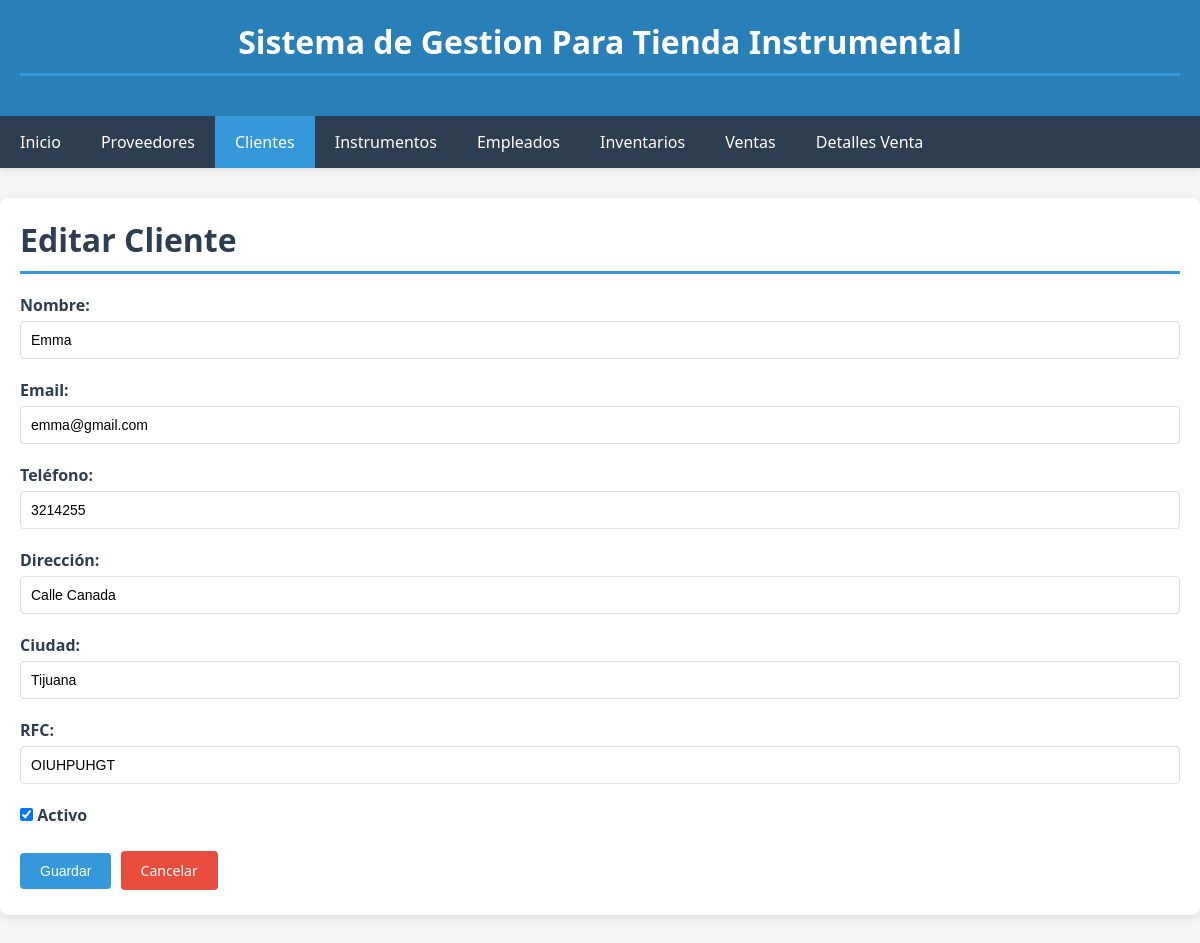
Page /clientes/editar/1/ on the committed database.
### app_instrumental/models.py (models this page shows, shortened)
class Cliente(models.Model):
    nombre = models.CharField(max_length=200, verbose_name="Nombre")
    email = models.EmailField(max_length=100, verbose_name="Email")
    telefono = models.CharField(max_length=20, verbose_name="Teléfono")
    direccion = models.CharField(max_length=300, verbose_name="Dirección")
    ciudad = models.CharField(max_length=100, verbose_name="Ciudad")
    rfc = models.CharField(max_length=100, blank=True, verbose_name="RFC")
    activo = models.BooleanField(default=True, verbose_name="Activo")
    class Meta:
        verbose_name_plural = "Clientes"

### app_instrumental/views.py (the view, shortened to what this page needs)
# urls.py: path('clientes/editar/<int:pk>/', views.cliente_edit, name='cliente_edit'),
def cliente_edit(request, pk):
    cliente = get_object_or_404(Cliente, pk=pk)
    return render(request, 'app_instrumental/cliente_form.html', {'cliente': cliente})

### app_instrumental/templates/app_instrumental/cliente_form.html (shortened to what this page needs)
{% extends 'app_instrumental/base.html' %}
{% block content %}
<h1>{% if cliente %}Editar{% else %}Nuevo{% endif %} Cliente</h1>
<form method="post">
    <div class="form-group">
        <label for="nombre">Nombre:</label>
        <input type="text" id="nombre" name="nombre" value="{{ cliente.nombre|default:'' }}" required>
    </div>
    <div class="form-group">
        <label for="email">Email:</label>
        <input type="email" id="email" name="email" value="{{ cliente.email|default:'' }}" required>
    </div>
    <div class="form-group">
        <label for="telefono">Teléfono:</label>
        <input type="text" id="telefono" name="telefono" value="{{ cliente.telefono|default:'' }}" required>
    </div>
    <div class="form-group">
        <label for="direccion">Dirección:</label>
        <input type="text" id="direccion" name="direccion" value="{{ cliente.direccion|default:'' }}" required>
    </div>
    <div class="form-group">
        <label for="ciudad">Ciudad:</label>
        <input type="text" id="ciudad" name="ciudad" value="{{ cliente.ciudad|default:'' }}" required>
    </div>
    <div class="form-group">
        <label for="rfc">RFC:</label>
        <input type="text" id="rfc" name="rfc" value="{{ cliente.rfc|default:'' }}">
    </div>
    <div class="form-group">
        <label for="activo">
            <input type="checkbox" id="activo" name="activo" {% if cliente.activo or not cliente %}checked{% endif %}>
            Activo
        </label>
    </div>
    <button type="submit" class="btn btn-primary">Guardar</button>
    <a href="{% url 'clientes_list' %}" class="btn btn-danger">Cancelar</a>
</form>
{% endblock %}

### app_instrumental/templates/app_instrumental/base.html (style rules this page uses)
* { margin: 0; padding: 0; box-sizing: border-box; }
body { font-family: 'Segoe UI', Tahoma, Geneva, Verdana, sans-serif; background-color: #f5f5f5; }
.btn { display: inline-block; padding: 10px 20px; text-decoration: none; border-radius: 4px; cursor: pointer; border: none; font-size: 14px; transition: background-color 0.3s; margin: 5px 5px 5px 0; }
.btn-primary { background-color: #3498db; color: white; }
.btn-danger { background-color: #e74c3c; color: white; }
.form-group { margin-bottom: 20px; }
label { display: block; margin-bottom: 5px; font-weight: 600; color: #2c3e50; }
input[type="text"], input[type="email"], input[type="number"], select, textarea { width: 100%; padding: 10px; border: 1px solid #ddd; border-radius: 4px; font-size: 14px; }
h1 { color: #2c3e50; margin-bottom: 20px; padding-bottom: 10px; border-bottom: 3px solid #3498db; }

### rows in the picture
Cliente: nombre "Emma", email "emma@gmail.com", telefono "3214255", direccion "Calle Canada", ciudad "Tijuana", rfc "OIUHPUHGT", activo "☑"
